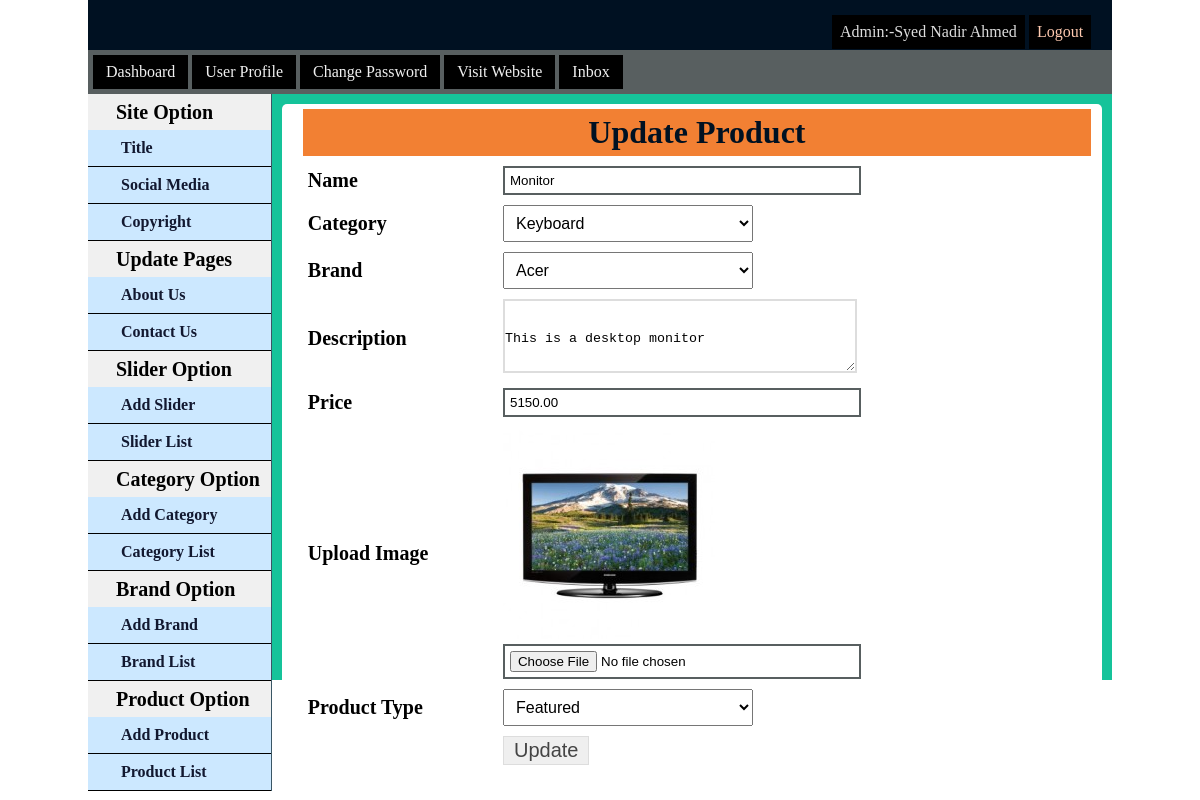
The page /admin/productEdit.php?productId=1 (signed in) on the database its author committed.
### tables this page shows
CREATE TABLE `tbl_product` (
  `productId` int(11) NOT NULL,
  `productName` varchar(255) NOT NULL,
  `category_Id` int(11) NOT NULL,
  `brandId` int(11) NOT NULL,
  `body` text NOT NULL,
  `price` float(10,2) NOT NULL,
  `image` varchar(255) NOT NULL,
  `type` tinyint(4) NOT NULL DEFAULT 0
);

CREATE TABLE `tbl_category` (
  `category_Id` int(11) NOT NULL,
  `category_Name` varchar(255) NOT NULL
);

CREATE TABLE `tbl_brand` (
  `brandId` int(11) NOT NULL,
  `brandName` varchar(255) NOT NULL
);

### lib/Database.php (called while the page is built, shortened)
<?php
Class Database{
   public $host   = DB_HOST;
   public $user   = DB_USER;
   public $pass   = DB_PASS;
   public $dbname = DB_NAME;
   public $link;
  private function connectDB(){
     $this->link = new mysqli($this->host, $this->user, $this->pass, $this->dbname);
   }
  public function select($query){
      $result = $this->link->query($query) or die($this->link->error.__LINE__);
      if($result->num_rows > 0){
        return $result;
      } else {
        return false;
      }
   }
}

### classes/Product.php (called while the page is built, shortened)
<?php
	$filepath = realpath(dirname(__File__));
	include_once ($filepath.'/../lib/Database.php');
?>
<?php
	class Product {
	private $db;
	public function __construct(){
		$this->db = new Database();
	}
	public function getProById($id){
		$query = "SELECT * FROM tbl_product WHERE productId = '$id'";
		$result = $this->db->select($query);
		return $result;
	}
 }
?>

### classes/Category.php (called while the page is built, shortened)
<?php
	$filepath = realpath(dirname(__File__));
	include_once ($filepath.'/../lib/Database.php');
?>
<?php
class Category{
	private $db;
	public function __construct(){
		$this->db = new Database();
	}
	public function getAllcat(){
		$query = "SELECT * FROM tbl_category ORDER BY category_Id DESC";
		$result = $this->db->select($query);
		return $result;
	}
}
?>

### classes/brand.php (called while the page is built, shortened)
<?php
	$filepath = realpath(dirname(__File__));
	include_once ($filepath.'/../lib/Database.php');
?>
<?php
class Brand{
	private $db;
	public function __construct(){
		$this->db = new Database();
	}
	public function getAllBrand(){
		$query = "SELECT * FROM tbl_brand ORDER BY brandId DESC";
		$result = $this->db->select($query);
		return $result;
	}
}
?>

### admin/productEdit.php (the view, shortened to what this page needs)
<?php include 'inc/header.php';?>
<?php include 'inc/sidebar.php';?>
<?php include '../classes/brand.php';?>
<?php include '../classes/Category.php';?>
<?php include '../classes/Product.php';?>
<?php
    if(!isset($_GET['productId']) || $_GET['productId'] == NULL){
        echo "<script> window.location = 'productlist.php'; </script>";
    }else{
        $id = $_GET['productId'];
    }
    $prd = new Product();
?>
	<div class="viewsec">
		<div class="addproduct">
			<div class="box">
				<h2>Update Product</h2>
				<div class="block">
				<?php
					$getProduct = $prd->getProById($id);
					if ($getProduct) {
						while ($value = $getProduct->fetch_assoc()) {
				?>
				 <form action="" method="post" enctype="multipart/form-data">
					<table class="form">
						<tr>
							<td>
								<label>Name</label>
							</td>
							<td>
								<input type="text" name="productName" value="<?php echo $value['productName'];?>" class="medium" />
							</td>
						</tr>
						<tr>
							<td>
								<label>Category</label>
							</td>
							<td>
								<select id="select" name="category_Id">
										<?php
											$cat = new Category();
											$getcat = $cat->getAllcat();
											if($getcat){
												while($result = $getcat->fetch_assoc()){
										?>
									<option
										<?php
											if ($value['category_Id'] == $result['category_Id']) { ?>
												selected = "selected"
											<?php } ?>
									value="<?php echo $result['category_Id'];?>"><?php echo $result['category_Name'];?> </option>
									<?php } } ?>
								</select>
							</td>
						</tr>
						<tr>
							<td>
								<label>Brand</label>
							</td>
							<td>
								<select id="select" name="brandId">
									<?php
										$brand = new Brand();
										$getBrand = $brand->getAllBrand();
										if($getBrand){
											while($result = $getBrand->fetch_assoc()){
									?>
									<option
										<?php
											if ($value['brandId'] == $result['brandId']) { ?>
												selected = "selected"
											<?php } ?>
									value="<?php echo $result['brandId'];?>"><?php echo $result['brandName']; ?>
									</option>
									<?php } } ?>
								</select>
							</td>
						</tr>
						 <tr>
							<td>
								<label>Description</label>
							</td>
							<td>
								<textarea name="body" class="txt">
									<?php echo $value['body'];?>
								</textarea>
							</td>
						</tr>
						<tr>
							<td>
								<label>Price</label>
							</td>
							<td>
								<input type="text" name="price" value="<?php echo $value['price'];?>" class="medium" />
							</td>
						</tr>
						<tr>
							<td>
								<label>Upload Image</label>
							</td>
							<td>
								<img src="<?php echo $value['image'];?>"/><br/>
								<input type="file" name="image"/>
							</td>
						</tr>
						<tr>
							<td>
								<label>Product Type</label>
							</td>
							<td>
								<select id="select" name="type">
									<?php
										if ($value['type'] == 0) { ?>
										<option selected = "selected" value="0">Featured</option>
									<?php	}  else { ?>
									<option value="0">Featured</option>
									<option selected = "selected" value="1">Non-Featured</option>
									<?php } ?>
								</select>
							</td>
						</tr>
						<tr>
							<td></td>
							<td>
								<input type="submit" name="submit" Value="Update" />
							</td>
						</tr>
					</table>
					</form>
					<?php }} ?>
				</div>
			</div>
</div>
	</div>
</div>
</body>

### admin/style.css (style rules this page uses)
* { margin:0; padding:0; }
.viewsec { width:80%; min-height:500px; height:auto; float:left; display:block; background:#fff; border-radius: 5px; margin: 10px; }
.dashsec, .changepass, .titlecon, .socialopt, .copyopt, .slideradd_opt, .slidlist, .addcat, .catlist, .addproduct { margin:0 auto; width:95%; padding:5px; }
.box h2 { width:100%; background:#F28033; text-align:center; padding:5px; font-size:32px; color:#001122; }
.block { padding:5px; font-size:20px; }
.form { width:100%; border-collapse:collapse; }
table.form label { font-weight: bold; }
.form td { padding:5px 0; }
.form input[type="password"],[type="text"],[type="file"] { padding: 5px; width: 60%; border: 2px solid #585F60; }
.form input[type="submit"] { border: 1px solid #ddd; color: #444; cursor: pointer; font-size: 20px; padding: 2px 10px; }
#select { width:250px; padding:8px; font-size:16px; }
textarea.txt { width: 350px; min-height: 70px; border: 2px solid #ddd; }

### rows shown on the page
tbl_product: productName "Monitor", category_Id "Keyboard", brandId "Acer", body "This is a desktop monitor", price "5150.00", image (picture), type "Featured"

### other values the page prints
Session::get('adminName') "Syed Nadir Ahmed"
